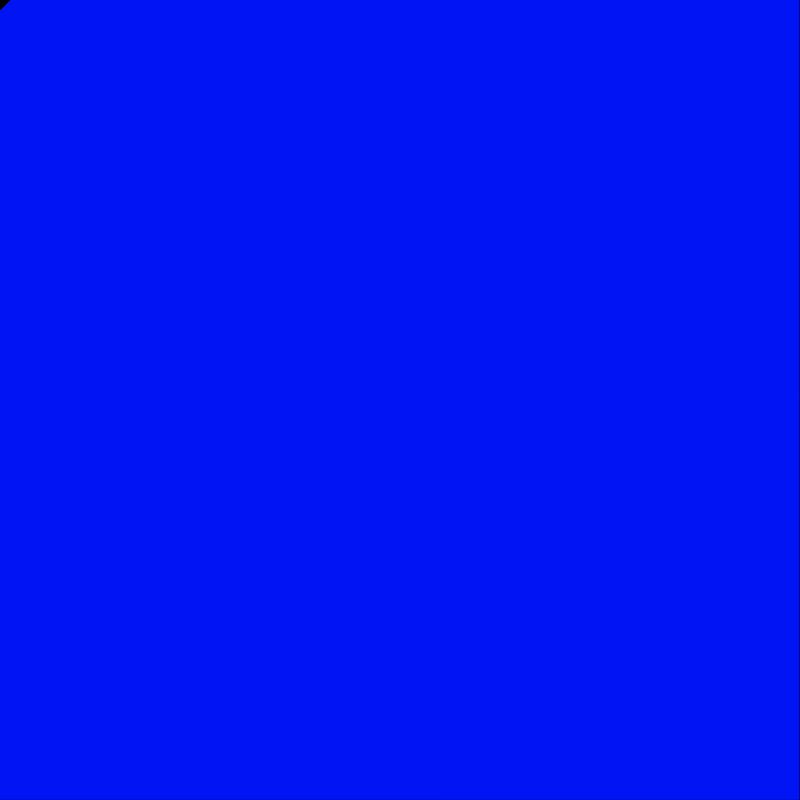
Frame 1 (no input)
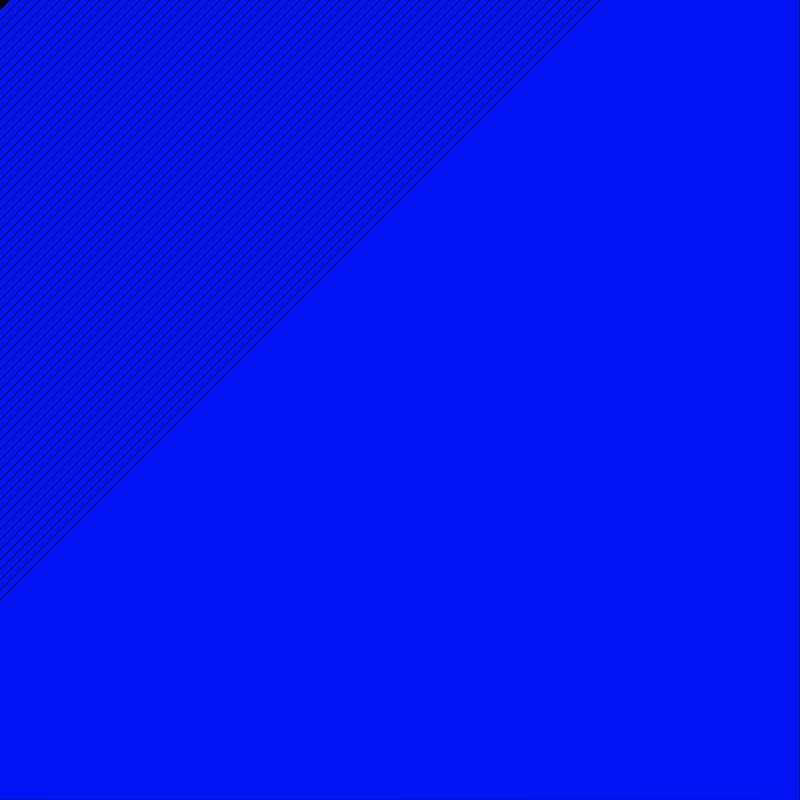
Frame 60 (no input)
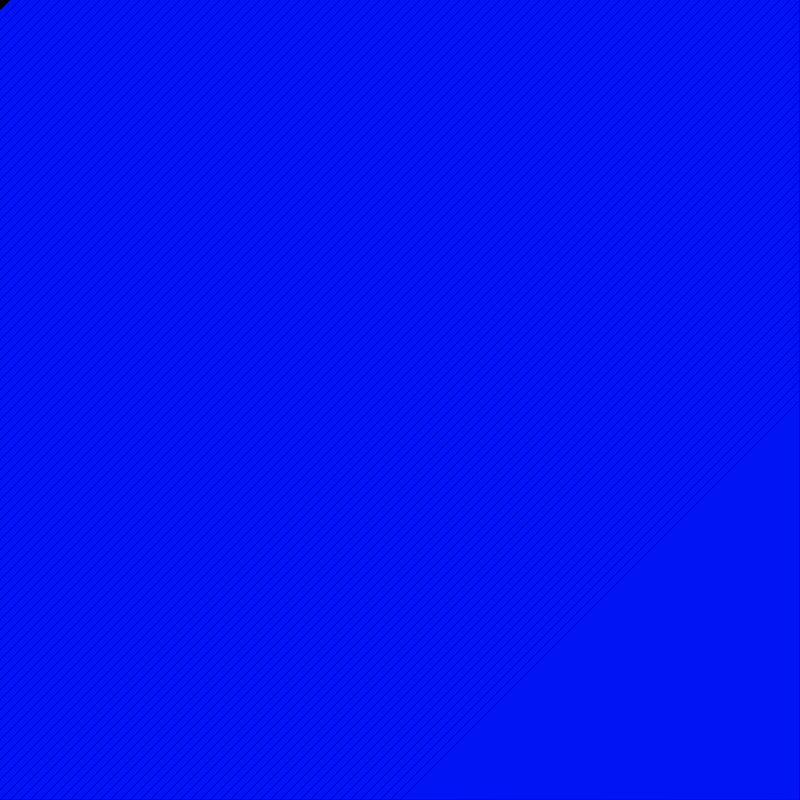
Frame 120 (the mouse pressed at the canvas centre since frame 60)

The p5.js sketch that drew these frames (run headless with seeded random() and noise() and a simulated clock; from frame 60 on, the mouse is pressed at the canvas centre):

// p5.js sketch
// ── sketch.js
var pt1_x, pt1_y;

var pt2_x, pt2_y;

var pt3_x;
var pt3_y;

var col_r = 0;
var col_g = 10;
var col_b = 0;

function setup() {
createCanvas(800,800);
background(0);


pt1_x = 0 - width;
pt1_y = height;

pt2_x = width;
pt2_y = 0 - height;

pt3_x = width;
pt3_y = height;


}

function draw() {
pt1_x += 10;
pt2_y += 10;

col_g = random(0,255);

fill(0,20,244);

triangle(pt1_x,pt1_y,pt2_x,pt2_y,pt3_x,pt3_y);

}
